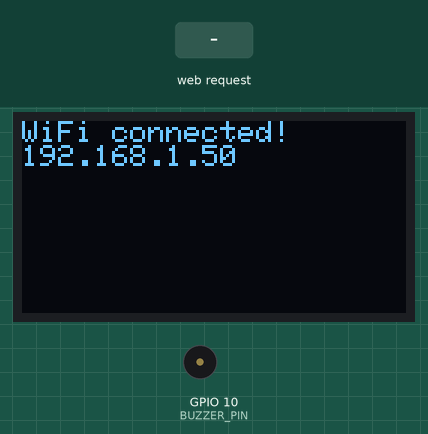
The sketch below on a simulated ESP32-S3. Shown: 128×64 one-colour display, buzzer (waves = sounding, pin HIGH). The test bench sets the inputs (shaded band). WiFi joins after 1.5 s; servers stay silent unless stated; the local clock reads 2024-03-15 10:24:30 at power-on unless the sketch sets it; what the sketch prints to the serial monitor is not drawn.

Above: at 1.59 s.
At 2.7 s:
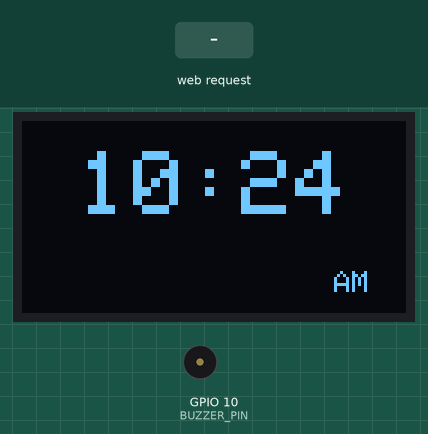
2.8 s: HTTP request GET /set?hour=1&minute=1&ampm=1 received
At 30.8 s:
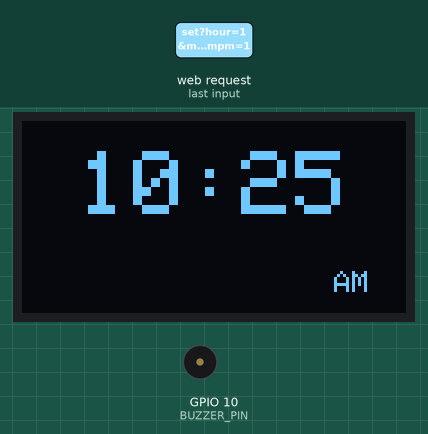
Timing chart, 0 to 31.8 s (numbered marks = the images above; inputs shaded):
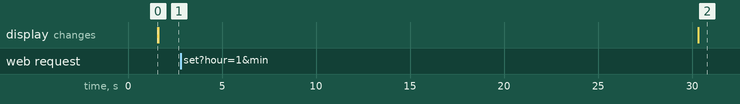

The sketch:

smart_zap_watch.ino
```cpp
#include <WiFi.h>
#include <WebServer.h>
#include <Wire.h>
#include <Adafruit_GFX.h>
#include <Adafruit_SSD1306.h>
#include <time.h>

// Wi-Fi credentials
const char* ssid = "Nothing Phone (3a)";
const char* password = "12345678sh";

// I2C OLED display (128x64)
#define SCREEN_WIDTH 128
#define SCREEN_HEIGHT 64
#define OLED_RESET    -1
Adafruit_SSD1306 display(SCREEN_WIDTH, SCREEN_HEIGHT, &Wire, OLED_RESET);

// Pins
#define SDA_PIN 6
#define SCL_PIN 5
#define BUZZER_PIN 10

// Alarm time
int alarmHour = 7;
int alarmMinute = 0;
bool alarmTriggered = false;

WebServer server(80);

// HTML form page for setting the alarm
const char* htmlForm = R"rawliteral(
<!DOCTYPE html>
<html>
  <head><title>ESP32 Alarm Clock</title></head>
  <body>
    <h2>Set Alarm Time (12-Hour Format)</h2>
    <form action="/set">
      Hour (1-12): <input type="number" name="hour" min="1" max="12" required><br>
      Minute: <input type="number" name="minute" min="0" max="59" required><br>
      AM/PM:
      <select name="ampm">
        <option value="AM">AM</option>
        <option value="PM">PM</option>
      </select><br><br>
      <input type="submit" value="Set Alarm">
    </form>
  </body>
</html>
)rawliteral";

void setup() {
  Serial.begin(115200);
  Wire.begin(SDA_PIN, SCL_PIN);
  pinMode(BUZZER_PIN, OUTPUT);

  // OLED init
  if (!display.begin(SSD1306_SWITCHCAPVCC, 0x3C)) {
    Serial.println("OLED failed");
    while (1);
  }

  display.clearDisplay();
  display.setTextSize(1);
  display.setTextColor(SSD1306_WHITE);
  display.setCursor(0, 0);
  display.println("Connecting WiFi...");
  display.display();

  // Wi-Fi setup
  WiFi.begin(ssid, password);
  int tries = 0;
  while (WiFi.status() != WL_CONNECTED && tries < 20) {
    delay(500);
    Serial.print(".");
    tries++;
  }

  if (WiFi.status() == WL_CONNECTED) {
    Serial.println("WiFi connected!");
    display.clearDisplay();
    display.setCursor(0, 0);
    display.println("WiFi connected!");
    display.println(WiFi.localIP());
    display.display();
  } else {
    display.println("WiFi Failed!");
    display.display();
    return;
  }

  // NTP time
  configTzTime("IST-5:30", "pool.ntp.org", "time.nist.gov");

  // Web server setup
  server.on("/", []() {
    server.send(200, "text/html", htmlForm);
  });

  server.on("/set", []() {
  if (server.hasArg("hour") && server.hasArg("minute") && server.hasArg("ampm")) {
    int hour = server.arg("hour").toInt();
    int minute = server.arg("minute").toInt();
    String ampm = server.arg("ampm");

    // Convert to 24-hour format
    if (ampm == "PM" && hour != 12) hour += 12;
    if (ampm == "AM" && hour == 12) hour = 0;

    alarmHour = hour;
    alarmMinute = minute;
    alarmTriggered = false;

    Serial.printf("Alarm set to %02d:%02d (%s)\n", hour, minute, ampm.c_str());
    server.send(200, "text/html", "<h2>Alarm Set!</h2><a href='/'>Back</a>");
  } else {
    server.send(400, "text/html", "<h2>Invalid input</h2><a href='/'>Back</a>");
  }
});

  server.begin();
  Serial.println("Server started!");
}

void loop() {
  server.handleClient();

  struct tm timeinfo;
  if (getLocalTime(&timeinfo)) {
    showTime(timeinfo);

    if (timeinfo.tm_hour == alarmHour && timeinfo.tm_min == alarmMinute && !alarmTriggered) {
      triggerAlarm();
      alarmTriggered = true;
    }

    if (timeinfo.tm_min != alarmMinute) {
      alarmTriggered = false;  // reset for next day
    }
  }

  delay(1000);
}

void showTime(struct tm timeinfo) {
  int hour12 = timeinfo.tm_hour % 12;
  if (hour12 == 0) hour12 = 12;
  const char* ampm = (timeinfo.tm_hour >= 12) ? "PM" : "AM";

  char timeStr[9];  // HH:MM
  snprintf(timeStr, sizeof(timeStr), "%2d:%02d", hour12, timeinfo.tm_min);

  display.clearDisplay();

  // Make digits larger
  display.setTextSize(3);              // BIG text
  display.setTextColor(SSD1306_WHITE);

  // Center the time
  int16_t x1, y1;
  uint16_t w, h;
  display.getTextBounds(timeStr, 0, 0, &x1, &y1, &w, &h);
  int centerX = (SCREEN_WIDTH - w) / 2;
  display.setCursor(centerX, 10);
  display.print(timeStr);

  // Draw AM/PM below
  display.setTextSize(1);
  display.setCursor((SCREEN_WIDTH - 24), 50);
  display.print(ampm);

  display.display();
}

void triggerAlarm() {
  display.clearDisplay();
  display.setTextSize(2);
  display.setCursor(0, 0);
  display.println("ALARM!");
  display.display();

  for (int i = 0; i < 10; i++) {
    digitalWrite(BUZZER_PIN, HIGH);
    delay(300);
    digitalWrite(BUZZER_PIN, LOW);
    delay(300);
  }
}
```
